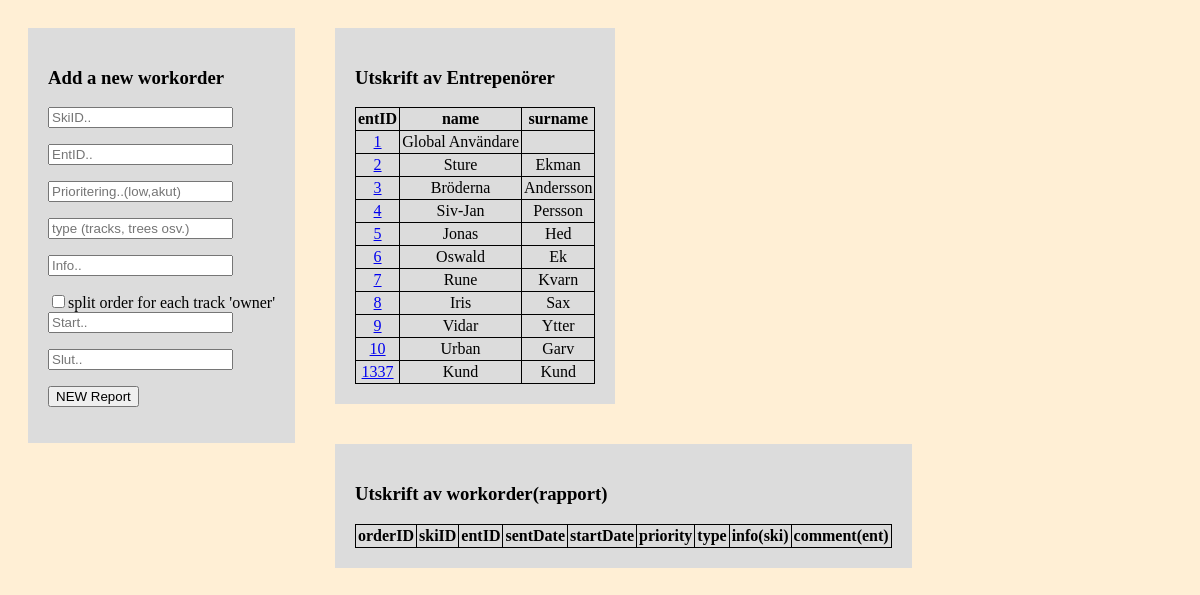
Screenshot of /phpFunc/NyArbetsOrder.php with the database file from the repository.
### tables this page shows
create table Ent (
entID smallint not null auto_increment unique, 
password varchar(32)not null,
firstName varchar(32)not null,
lastName varchar(32) not null,
email varchar (64) unique,
number varchar(13) not null unique,
regDate datetime,
primary key (entID)
);

### phpFunc/NyArbetsOrder.php (the view, shortened to what this page needs)
<!DOCTYPE HTML>
<head>
<html>
</head>
<body>
<?php
include'connect.php';
?>
<div>
	<h3>Add a new workorder</h3>
	<form action='<?php $_PHP_SELF ?>' method='POST'>
		<input type="text" name="SkiID" placeholder="SkiID.."></p>
		<input type="text" name="EntID" placeholder="EntID.."></p>
		<input type="text" name="Prioritering" placeholder="Prioritering..(low,akut)"></p>
		<input type="text" name="type" placeholder="type (tracks, trees osv.)"></p>
		<input type="text" name="Info" placeholder="Info.."></p>
		<input type="checkbox" name="split" value="1">split order for each track 'owner' <br>
		<input type="text" name="Start" placeholder="Start.."></p>
		<input type="text" name="Slut" placeholder="Slut.."></p>
		<p><button type="submit" name="_newSplitWorkOrder" id="_newWorkOrder">NEW Report</button></p></form>
</div>
<div>
	<h3>Utskrift av Entrepenörer</h3>
    <table>
	  	  <?php
	        echo "<th>entID</th>";
	        echo "<th>name</th>";
	        echo "<th>surname</th>";
	      foreach($pdo->query( 'SELECT * FROM Ent;' ) as $row){
	        echo "<tr><td>";
	        echo "<a href='test.php?entID=".urlencode($row['entID'])."'>".$row['entID'];
	        echo "<td>".$row['firstName']."</td>";
	        echo "<td>".$row['lastName']."</td>";
	        echo "</tr>";
    	  }
 	 	  ?>
    	</table>
	</div>
<div>
    	<h3>Utskrift av workorder(rapport)</h3>
    <table>
	    <?php
	    		echo "<tr>";
		        echo "<th>orderID</th>";
		        echo "<th>skiID</th>";
		        echo "<th>entID</th>";
		        echo "<th>sentDate</th>";
		        echo "<th>startDate</th>";
		        echo "<th>priority</th>";
		        echo "<th>type</th>";
		        echo "<th>info(ski)</th>";
		        echo "<th>comment(ent)</th>";
		        echo "</tr>";
	    ?>
    </table>
</div>
</body>
</html>

### phpFunc/NyArbetsOrder.php (style rules this page uses)
body { background-color: papayawhip; }
div { display: block; float: left; background-color: gainsboro; margin: 20px; padding: 20px; }
table, td, th { border:1px solid; text-align: center; margin: auto; border-collapse: collapse; padding:2px; }

### rows the page displays
ent: entID "1", firstName "Global Användare"
ent: entID "2", firstName "Sture", lastName "Ekman"
ent: entID "3", firstName "Bröderna", lastName "Andersson"
ent: entID "4", firstName "Siv-Jan", lastName "Persson"
ent: entID "5", firstName "Jonas", lastName "Hed"
ent: entID "6", firstName "Oswald", lastName "Ek"
ent: entID "7", firstName "Rune", lastName "Kvarn"
ent: entID "8", firstName "Iris", lastName "Sax"
ent: entID "9", firstName "Vidar", lastName "Ytter"
ent: entID "10", firstName "Urban", lastName "Garv"
ent: entID "1337", firstName "Kund", lastName "Kund"
